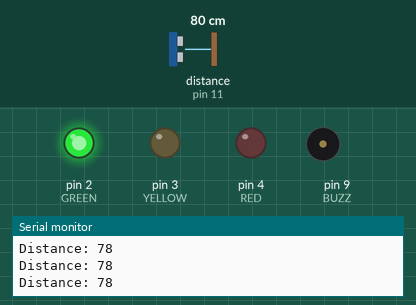
Bench run of a sketch on a simulated Arduino Uno, built with avr-gcc and run on an emulated ATmega328P. On the bench: output pins drawn as LEDs (lit = HIGH), buzzer (waves = sounding), the last lines printed to the serial monitor. Wiring (inferred from the names in the program): ultrasonic range finder: trigger pin 10; echo pin 11. The inputs (shaded band) are chosen by the test bench; at power-on: distance to the obstacle (sensor on pin 11) 80 cm. The echo pulse lasts 58.3 µs per cm; pins used as bus, display or sensor lines are not drawn.

Above: at 1.2 s.
1.3 s: distance to the obstacle (sensor on pin 11) set to 43 cm
2.8 s: distance to the obstacle (sensor on pin 11) set to 38 cm
At 4.0 s:
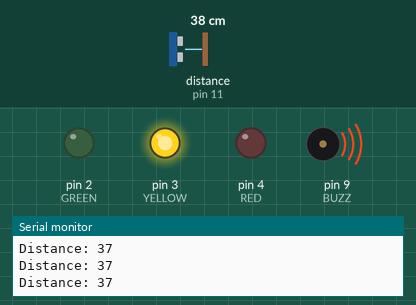
4.3 s: distance to the obstacle (sensor on pin 11) set to 22 cm
7.3 s: distance to the obstacle (sensor on pin 11) set to 19 cm
At 8.5 s:
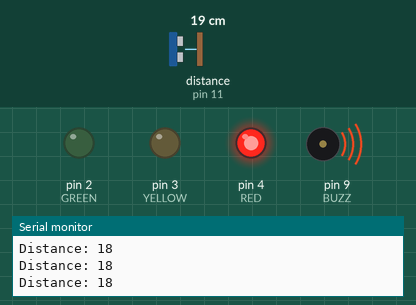
8.8 s: distance to the obstacle (sensor on pin 11) set to 35 cm
At 9.8 s:
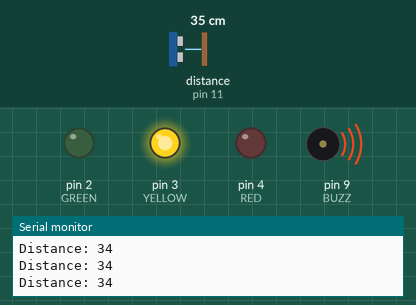
10.3 s: distance to the obstacle (sensor on pin 11) set to 18 cm
At 10.9 s:
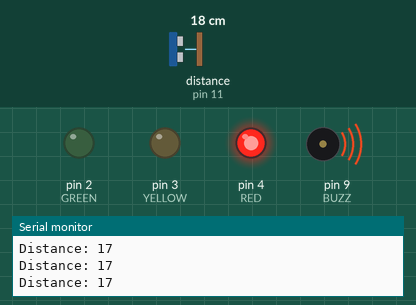
Timing chart, 0 to 13.3 s (numbered marks = the images above; inputs shaded):
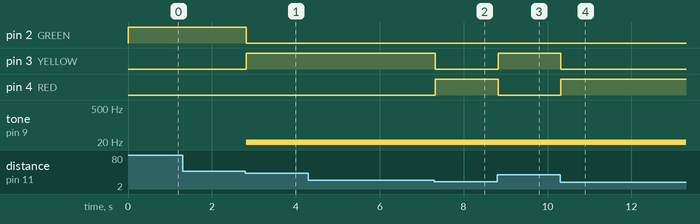

The sketch:

main.ino
```cpp
#define ECHO 11
#define TRIG 10
#define BUZZ 9
#define RED 4
#define GREEN 2
#define YELLOW 3


float hcsr04(int echo, int trig){
  long duration;
  int distance;

  digitalWrite(trig, LOW);
  delayMicroseconds(2);
  digitalWrite(trig, HIGH);
  delayMicroseconds(10);
  digitalWrite(trig, LOW);
  duration = pulseIn(echo, HIGH);
  distance = duration * 0.034 / 2;
  Serial.print("Distance: ");
  Serial.println(distance);

  return distance;

}

void setup() {
  Serial.begin (9600);
  pinMode(TRIG, OUTPUT);
  pinMode(ECHO, INPUT);
  pinMode(BUZZ, OUTPUT);
  pinMode(GREEN, OUTPUT);
  pinMode(RED, OUTPUT);
  pinMode(YELLOW, OUTPUT);
}


void loop() {
  int s1 = hcsr04(ECHO, TRIG);

  if(s1 < 20){
    tone(BUZZ, 5);
    digitalWrite(RED, HIGH);
    digitalWrite(GREEN, LOW);
    digitalWrite(YELLOW, LOW);
  }
  else if(s1 < 40 && s1 > 20){
    tone(BUZZ, 15);
    digitalWrite(RED, LOW);
    digitalWrite(GREEN, LOW);
    digitalWrite(YELLOW, HIGH);
  }
  else if(s1 > 40){
    noTone(BUZZ);
    digitalWrite(RED, LOW);
    digitalWrite(GREEN, HIGH);
    digitalWrite(YELLOW, LOW);
  }
}
```

Measured:
- the behaviour switches between 41 and 40 cm on distance to the obstacle (sensor on pin 11) (found by bisection; images 0 and 1)
- the behaviour switches between 21 and 20 cm on distance to the obstacle (sensor on pin 11) (found by bisection; images 1 and 2)
- after the input at 2.8 s, pin 2 (GREEN): HIGH → LOW at once; pin 3 (YELLOW): LOW → HIGH at once; tone on pin 9 (BUZZ): silent → 15 Hz at once
- after the input at 7.3 s, pin 3 (YELLOW): HIGH → LOW at once; pin 4 (RED): LOW → HIGH at once; tone on pin 9 (BUZZ): 15 Hz → 5 Hz at once
- after the input at 8.8 s, pin 3 (YELLOW): LOW → HIGH at once; pin 4 (RED): HIGH → LOW at once; tone on pin 9 (BUZZ): 5 Hz → 15 Hz at once
- after the input at 10.3 s, pin 3 (YELLOW): HIGH → LOW at once; pin 4 (RED): LOW → HIGH at once; tone on pin 9 (BUZZ): 15 Hz → 5 Hz at once
